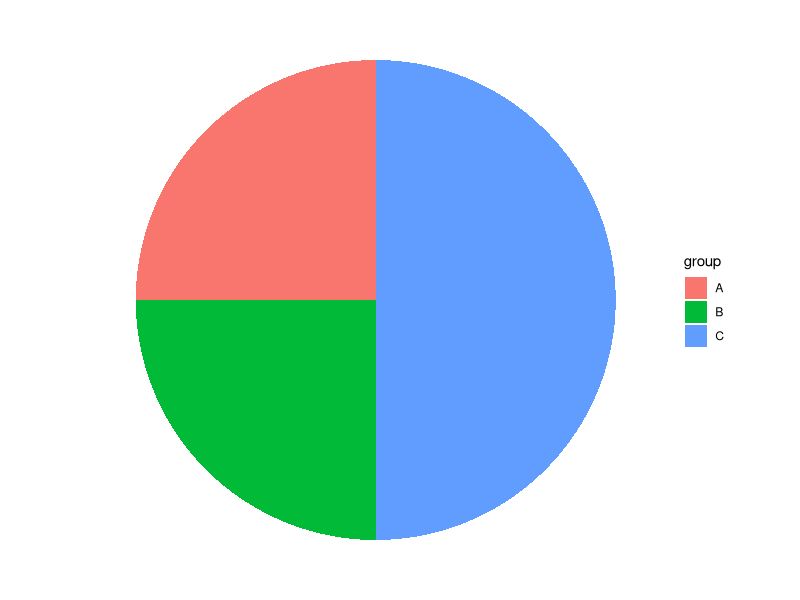
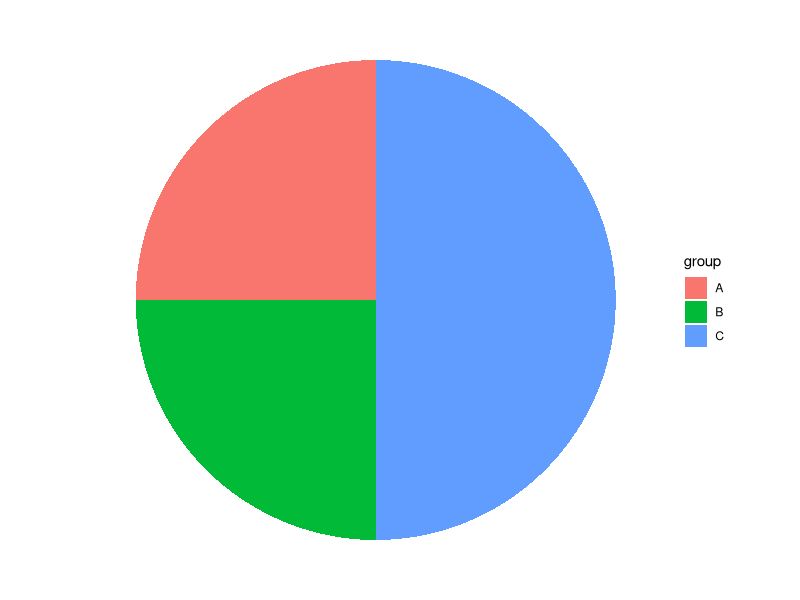

Here is the R script that generated these plots, in order:
library(ggplot2)
df <- data.frame(group = c("A", "B", "C"), value = c(25, 25, 50))
ggplot(df, aes(x = "", y = value, fill = group)) +
  geom_bar(stat = "identity", width = 1) +
  coord_polar("y", start = 0) +
  theme_void(base_size = 11)
ggsave("pie.png", width = 5, height = 5)
